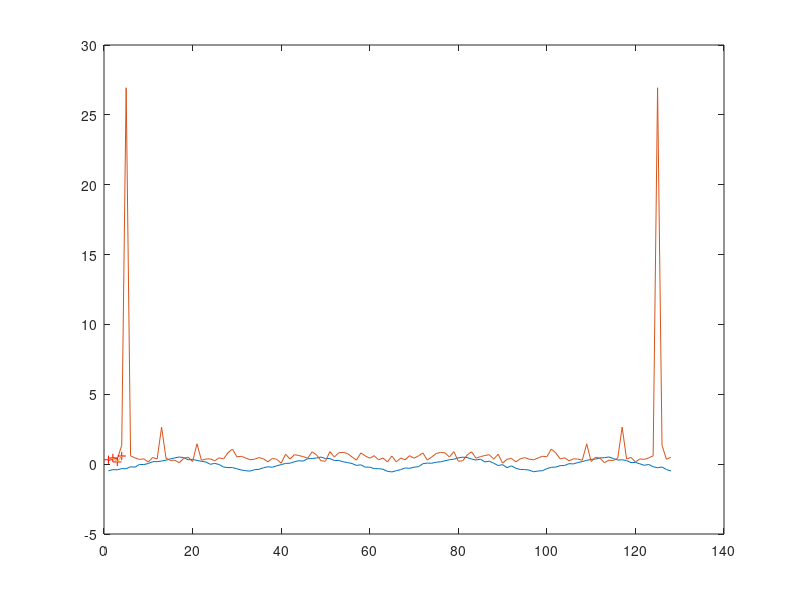

This chart was generated by the following MATLAB code:
%ejercicio3
%i)	Lea la señal en Matlab a un vector s.
S=xlsread('Ejer_3_Fourier.csv','B2:B129')
%ii)	Dibuje la señal s.
plot(S)
%iii)	Obtenga la transformada de Fourier de 128 
%puntos en el vector complejo S.
tns=fft(S,128);
hold on
%iv)	Dibuje el espectro de S (abs(S))
spc=abs(tns)
plot(spc)
%v)	Filtre las 4 frecuencias más grandes (valores de 
%S para las entradas 662,63,64 y 65) y obtenga SF
sf=[spc(62);spc(63);spc(64);spc(65)];
%vi)	Dibuje el espectro de SF
plot(sf,'+r')
%viii)	Dibuje la señal sf.
plot(real(sf))